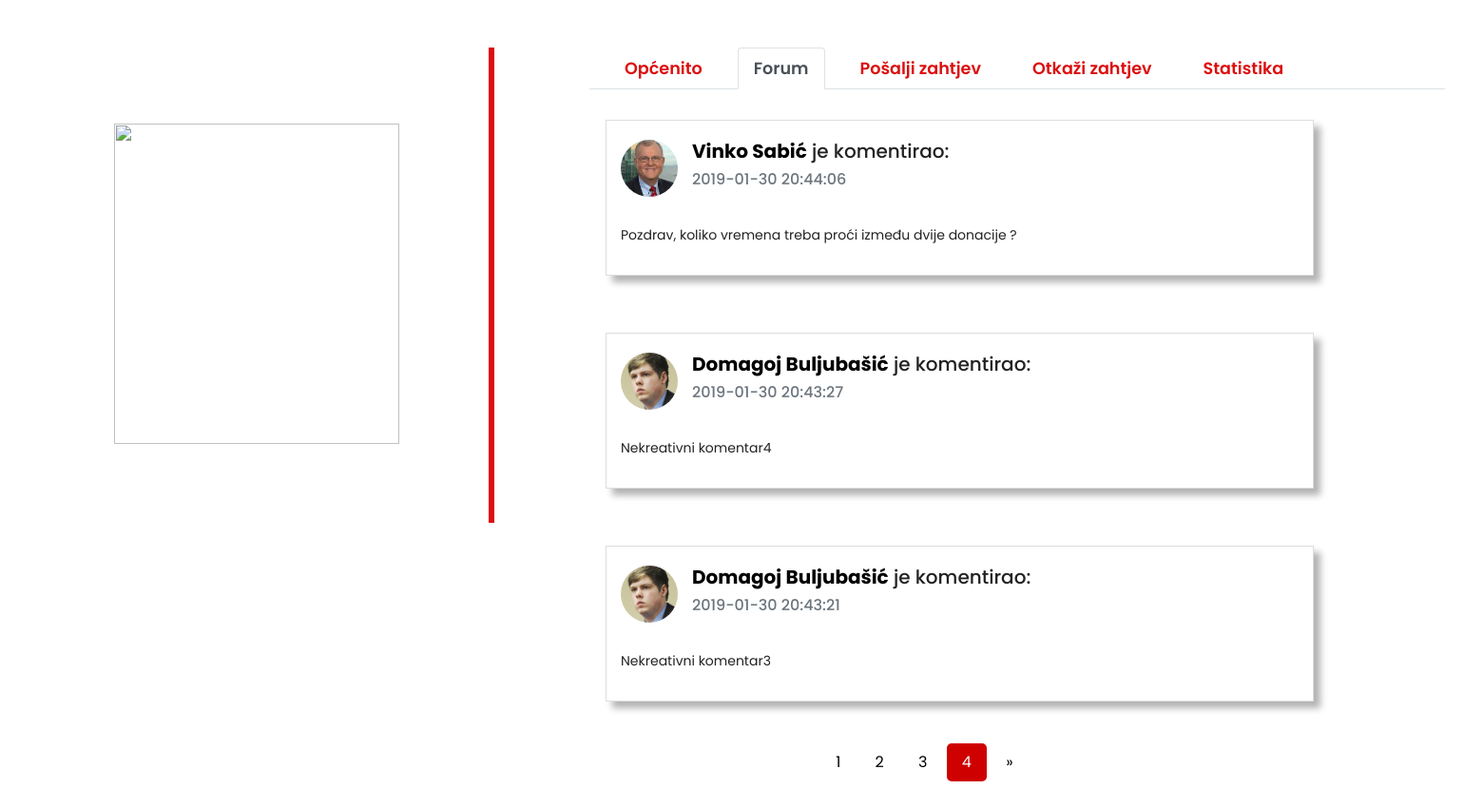
Page /forum.php?page=4 (signed in) on the committed database.
### tables this page shows
CREATE TABLE `komentari` (
  `user_autora` varchar(300) NOT NULL,
  `autor` varchar(100) NOT NULL,
  `idbolnica_bol` int(10) UNSIGNED NOT NULL,
  `tekst_komentara` varchar(300) DEFAULT NULL,
  `datum_kom` datetime NOT NULL
);

CREATE TABLE `donor` (
  `OIB_donora` double UNSIGNED NOT NULL,
  `krvna_grupa_don` varchar(100) NOT NULL,
  `ime_prezime_donora` varchar(45) NOT NULL,
  `datum_rodenja` date NOT NULL,
  `prebivaliste` varchar(45) NOT NULL,
  `postanski_broj` int(10) UNSIGNED NOT NULL,
  `broj_mobitela` int(10) UNSIGNED NOT NULL,
  `mail_donora` varchar(45) DEFAULT NULL,
  `spol` varchar(2) NOT NULL,
  `adresa_donora` varchar(45) DEFAULT NULL,
  `username` varchar(100) NOT NULL,
  `password` varchar(10) DEFAULT NULL,
  `br_donacija` int(11) DEFAULT NULL,
  `image` varchar(300) NOT NULL
);

### forum.php (the view, shortened to what this page needs)
<?php
    require_once "dbconnect.php";
    mysqli_set_charset($conn,"utf8");
    $idbolnica = $_SESSION['id'];
    $results_per_page = 3;
echo'
<head>
    <meta charset="utf-8">
    <meta name="viewport" content="width=device-width, initial-scale=1">
    <title>BloodBank</title>
    <link rel="stylesheet" href="https://maxcdn.bootstrapcdn.com/bootstrap/4.0.0/css/bootstrap.min.css">
    <script src="https://ajax.googleapis.com/ajax/libs/jquery/3.3.1/jquery.min.js"></script>
    <script src="https://cdnjs.cloudflare.com/ajax/libs/popper.js/1.12.9/umd/popper.min.js"></script>
    <script src="https://maxcdn.bootstrapcdn.com/bootstrap/4.0.0/js/bootstrap.min.js"></script>
    <script src="https://use.fontawesome.com/releases/v5.0.8/js/all.js"></script>
    <link href="style.css" rel="stylesheet">
    <link href="donorstyle.css" rel="stylesheet">
    <link href="bolnicastyle.css" rel="stylesheet">
</head>';
echo'
 <div class="profil-img">
    <img src="https://d29fhpw069ctt2.cloudfront.net/icon/image/120311/preview.svg">
    <div class="profil-info">
        <div class="profil-content">
            <ul class="nav nav-tabs" id="myTab" >
                 <li class="nav-item">
                    <a class="nav-link" href="bolnicaopcenito.php">Općenito</a>
                </li>
                <li class="nav-item">
                    <a class="nav-link active" href="forum.php">Forum</a>
                </li>
                <li class="nav-item">
                   <a class="nav-link" href="posalji_zahtjev.php">Pošalji zahtjev</a>
                </li>
                <li class="nav-item">
                    <a class="nav-link" href="otkazi_zahtjev.php">Otkaži zahtjev</a>
                </li>
                <li class="nav-item">
                    <a class="nav-link" href="bolnicka_statistika.php">Statistika</a>
                </li>
            </ul>
        </div>
        <div class="col-md-8">';
            $sql = "SELECT * from komentari where idbolnica_bol = '$idbolnica'";
            $run = mysqli_query($conn, $sql);
            $number_of_results = mysqli_num_rows($run);
            $number_of_pages = ceil($number_of_results/$results_per_page);
            if(!isset($_GET['page'])) {
                $page = 1;
            } else {
                $page = $_GET['page'];
            }
            $this_page_first_result = ($page-1)*$results_per_page;
            $sql = "SELECT * FROM komentari where idbolnica_bol = '$idbolnica' order by datum_kom desc LIMIT " . $this_page_first_result . ',' . $results_per_page;
            $run = mysqli_query($conn, $sql);
            while($row = mysqli_fetch_array($run)){
                echo '
                <div class="com-box">
                    <div class="row">
                        <div class="col-sm-8">
                            <div class="panel panel-white post panel-shadow">
                                <div class="post-heading">
                                    <div class="pull-left image">';
                                     if(is_numeric ($row['user_autora'])) {
                                        echo '
                                        <img src="https://d29fhpw069ctt2.cloudfront.net/icon/image/120311/preview.svg" class="img-circle avatar" alt="user profile image">';
                                    }
                                    else {
                                        $username = $row['user_autora'];
                                        $don = "SELECT * from donor where username = '$username'";
                                        $run2 = mysqli_query($conn, $don);
                                        $row_don = mysqli_fetch_array($run2);
                                        echo '<img src="donori/' . $row_don['image'] . '" class="img-circle avatar" alt="user profile image">';
                                    }
                                    echo '
                                    </div>
                                    <div class="pull-left meta">
                                        <div class="title h5">
                                            <a href="#"><b>'.$row['autor'].'</b></a>
                                            je komentirao:
                                        </div>
                                        <h6 class="text-muted time">'. $row['datum_kom'].'</h6>
                                    </div>
                                </div>
                                <div class="post-description">
                                    <p>'.$row['tekst_komentara'].'</p>
                                </div>
                            </div>
                        </div>
                    </div>
                </div><br>
                ';
            }
            echo '<div class="pagdiv">';
            $tmp = $page-1;
            $pocetak = floor(($tmp/4))*4+1;
            if($pocetak+4 > $number_of_pages) $kraj = $number_of_pages+1;
            else $kraj = $pocetak+4;
            for($i=$pocetak;$i<$kraj;$i++) {
                echo '
                <span class="pagination">';
                if($i == $page) {
                    echo '
                    <a href="forum.php?page=' . $i .'" class="active">' . $i . '</a> ';
                }
                else {
                    echo '
                    <a href="forum.php?page=' . $i .'">' . $i . '</a>';
                }
                echo '</span>';
            }
            if($kraj <= $number_of_pages) {
                echo'
                <span class="pagination">
                <a href="forum.php?page=' . $kraj .'">&raquo;</a>
                </span>';
            }
            echo '
            </div>
        </div>
    </div>
</div>';
?>

### style.css (style rules this page uses)
.nav-link { font-size: 1.1em !important; }
[class*="col-"] { padding: 1rem; }

### donorstyle.css (style rules this page uses)
.profil-img { margin-left: 20px; width: 500px; height: 500px; border-right: 6px solid #DC0E0E; }
.profil-img img { float: left; margin-left: 100px; margin-top: 80px; object-fit: cover; object-position: center; width: 300px; height: 337px; }
.profil-info { margin-left: 600px; width: 900px; height: 700px; }
.profil-content { margin-top: 50px; }
.nav-link { margin-left: 20px; font-weight:600; border: none; color: #DC0E0E; }
.event h4, h6 { float: center; }

### bolnicastyle.css (style rules this page uses)
.com-box { width: 200%; height: 200px; }
.pull-left img { margin: 0 auto; }
.img-circle { border-radius: 50%; }
.panel-shadow { box-shadow: rgba(0, 0, 0, 0.3) 7px 7px 7px; }
.panel-white { border: 1px solid #dddddd; }
.post .post-heading { height: 95px; padding: 20px 15px; }
.post .post-heading .avatar { width: 60px; height: 60px; display: block; margin-right: 15px; }
.post .post-heading .meta .title { margin-bottom: 0; }
.post .post-heading .meta .title a { color: black; }
.post .post-heading .meta .time { margin-top: 8px; color: #999; }
.post .post-description { padding: 15px; }
.post .post-description p { font-size: 14px; }
.pagination { display: inline-block; }
.pagination a { color: black; float: left; padding: 8px 16px; text-decoration: none; }
.pagination a.active { background-color: #CE0000; color: white; border-radius: 5px; }
.pagdiv { margin-left: 40%; }

### rows in the picture
komentari: donor.image (picture), autor "Vinko Sabić", datum_kom "2019-01-30 20:44:06", tekst_komentara "Pozdrav, koliko vremena treba proći između dvije donacije ?"
komentari: donor.image (picture), autor "Domagoj Buljubašić", datum_kom "2019-01-30 20:43:27", tekst_komentara "Nekreativni komentar4"
komentari: donor.image (picture), autor "Domagoj Buljubašić", datum_kom "2019-01-30 20:43:21", tekst_komentara "Nekreativni komentar3"
